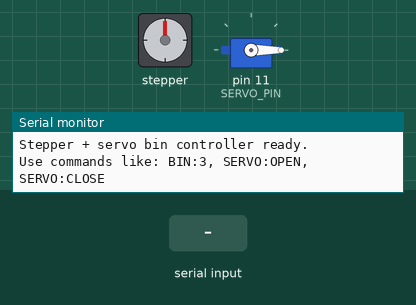
The sketch below on a simulated Arduino Uno, built with avr-gcc and run on an emulated ATmega328P. On the bench: stepper motor, servo, the last lines printed to the serial monitor. Wiring (inferred from the names in the program): stepper motor driver (200 steps per turn assumed): step pin 3; direction pin 6; enable pin 8. Inputs (shaded band) come from the test bench.

Above: at 1.2 s.
1.3 s: "SERVO:OPEN\n" received over Serial
At 2.7 s:
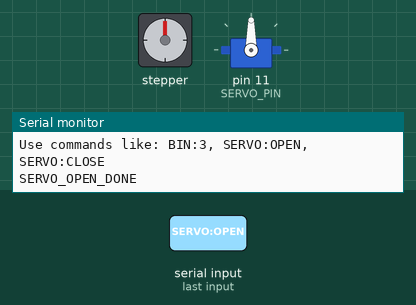
4.3 s: "SERVO:CLOSE\n" received over Serial
At 5.0 s:
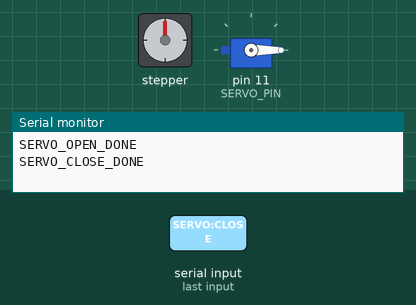
Timing chart, 0 to 7.3 s (numbered marks = the images above; inputs shaded):
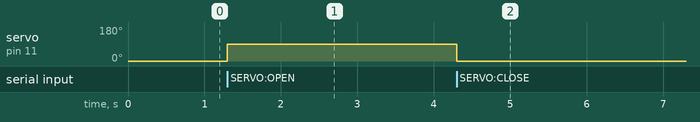

The sketch:

stepper_servo_controller.ino
```cpp
#include <Arduino.h>
#include <math.h>
#include <Servo.h>

//CNC CONFIG
const int PIN_STEP   = 3;   // X_STEP
const int PIN_DIR    = 6;   // X_DIR
const int PIN_ENABLE = 8;

const int SERVO_PIN          = 11;  // Z+ header
const int SERVO_CLOSED_ANGLE = 0;
const int SERVO_OPEN_ANGLE   = 90;

Servo gateServo;

const long STEPS_PER_REV = 200;
const int  NUM_BINS      = 12;

long binStepPos[NUM_BINS];

long currentStepPos = 0;
int  currentBin     = 0;

void stepMotor(long steps)
{
  bool dirCW = (steps >= 0);
  digitalWrite(PIN_DIR, dirCW ? HIGH : LOW);

  long count = labs(steps);
  for (long i = 0; i < count; i++) {
    digitalWrite(PIN_STEP, HIGH);
    delayMicroseconds(3000);   // slower / smoother
    digitalWrite(PIN_STEP, LOW);
    delayMicroseconds(3000);
  }
}

void moveToBin(int targetBin)
{
  if (targetBin < 0 || targetBin >= NUM_BINS) {
    Serial.print("Invalid bin: ");
    Serial.println(targetBin);
    return;
  }

  if (targetBin == currentBin) {
    Serial.println("Already at target bin.");
    return;
  }

  long targetPos  = binStepPos[targetBin];
  long deltaSteps = targetPos - currentStepPos;

  if (deltaSteps >  STEPS_PER_REV / 2)  deltaSteps -= STEPS_PER_REV;
  if (deltaSteps < -STEPS_PER_REV / 2)  deltaSteps += STEPS_PER_REV;

  Serial.print("Moving from bin ");
  Serial.print(currentBin);
  Serial.print(" to ");
  Serial.print(targetBin);
  Serial.print(" (steps = ");
  Serial.print(deltaSteps);
  Serial.println(")");

  stepMotor(deltaSteps);

  currentStepPos += deltaSteps;
  currentStepPos %= STEPS_PER_REV;
  if (currentStepPos < 0) currentStepPos += STEPS_PER_REV;

  currentBin = targetBin;

  Serial.println("MOVE_DONE");
}

void servoOpen()
{
  gateServo.write(SERVO_OPEN_ANGLE);
  Serial.println("SERVO_OPEN_DONE");
}

void servoClose()
{
  gateServo.write(SERVO_CLOSED_ANGLE);
  Serial.println("SERVO_CLOSE_DONE");
}

String inputBuffer;

void processCommand(const String &cmd)
{
  if (cmd.startsWith("BIN:")) {
    int idx = cmd.substring(4).toInt();
    moveToBin(idx);

  } else if (cmd == "SERVO:OPEN") {
    servoOpen();

  } else if (cmd == "SERVO:CLOSE") {
    servoClose();

  } else {
    Serial.print("Unknown command: ");
    Serial.println(cmd);
  }
}


void setup()
{
  Serial.begin(115200);

  pinMode(PIN_STEP, OUTPUT);
  pinMode(PIN_DIR, OUTPUT);
  pinMode(PIN_ENABLE, OUTPUT);

  //driver
  digitalWrite(PIN_ENABLE, LOW);

  for (int i = 0; i < NUM_BINS; i++) {
    double pos = (double)i * (double)STEPS_PER_REV / (double)NUM_BINS;
    binStepPos[i] = (long)lround(pos);
  }

  currentBin     = 0;
  currentStepPos = 0;

  //servo
  gateServo.attach(SERVO_PIN);
  gateServo.write(SERVO_CLOSED_ANGLE);

  Serial.println("Stepper + servo bin controller ready.");
  Serial.println("Use commands like: BIN:3, SERVO:OPEN, SERVO:CLOSE");
}


void loop()
{
  while (Serial.available() > 0) {
    char c = Serial.read();

    if (c == '\n' || c == '\r') {
      if (inputBuffer.length() > 0) {
        processCommand(inputBuffer);
        inputBuffer = "";
      }
    } else {
      inputBuffer += c;
      if (inputBuffer.length() > 50) {
        inputBuffer = "";
      }
    }
  }
}
```

Measured:
- after the input at 1.3 s, servo on pin 11 (SERVO_PIN): 0° → 90° at once
- after the input at 4.3 s, servo on pin 11 (SERVO_PIN): 90° → 0° at once
